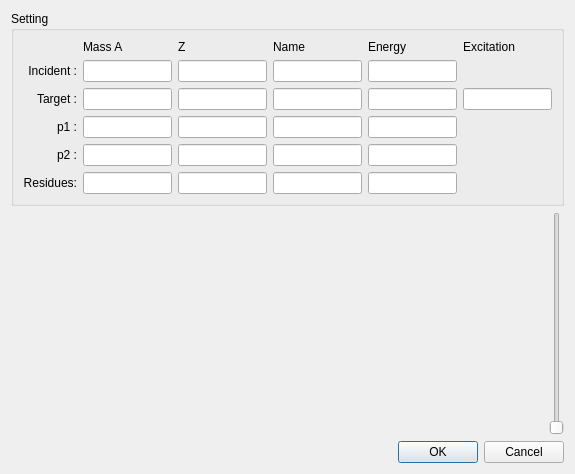
<?xml version="1.0" encoding="UTF-8"?>
<ui version="4.0">
 <class>KnockoutDialog</class>
 <widget class="QDialog" name="KnockoutDialog">
  <property name="geometry">
   <rect>
    <x>0</x>
    <y>0</y>
    <width>575</width>
    <height>474</height>
   </rect>
  </property>
  <property name="windowTitle">
   <string>Knockout Reaction</string>
  </property>
  <property name="accessibleDescription">
   <string/>
  </property>
  <layout class="QGridLayout" name="gridLayout_2">
   <item row="0" column="0" colspan="3">
    <widget class="QGroupBox" name="groupBox">
     <property name="title">
      <string>Setting</string>
     </property>
     <layout class="QGridLayout" name="gridLayout">
      <item row="0" column="1">
       <widget class="QLabel" name="label_3">
        <property name="text">
         <string>Mass A</string>
        </property>
       </widget>
      </item>
      <item row="0" column="5">
       <widget class="QLabel" name="label_7">
        <property name="text">
         <string>Excitation</string>
        </property>
       </widget>
      </item>
      <item row="0" column="2">
       <widget class="QLabel" name="label_4">
        <property name="text">
         <string>Z</string>
        </property>
       </widget>
      </item>
      <item row="0" column="3">
       <widget class="QLabel" name="label_5">
        <property name="text">
         <string>Name</string>
        </property>
       </widget>
      </item>
      <item row="1" column="0">
       <widget class="QLabel" name="label">
        <property name="text">
         <string>Incident :</string>
        </property>
        <property name="alignment">
         <set>Qt::AlignRight|Qt::AlignTrailing|Qt::AlignVCenter</set>
        </property>
       </widget>
      </item>
      <item row="1" column="1">
       <widget class="QLineEdit" name="lineEdit"/>
      </item>
      <item row="0" column="4">
       <widget class="QLabel" name="label_6">
        <property name="text">
         <string>Energy</string>
        </property>
       </widget>
      </item>
      <item row="1" column="2">
       <widget class="QLineEdit" name="lineEdit_2"/>
      </item>
      <item row="2" column="0">
       <widget class="QLabel" name="label_2">
        <property name="text">
         <string>Target :</string>
        </property>
        <property name="alignment">
         <set>Qt::AlignRight|Qt::AlignTrailing|Qt::AlignVCenter</set>
        </property>
       </widget>
      </item>
      <item row="3" column="0">
       <widget class="QLabel" name="label_9">
        <property name="text">
         <string>p1 :</string>
        </property>
        <property name="alignment">
         <set>Qt::AlignRight|Qt::AlignTrailing|Qt::AlignVCenter</set>
        </property>
       </widget>
      </item>
      <item row="1" column="4">
       <widget class="QLineEdit" name="lineEdit_4"/>
      </item>
      <item row="5" column="0">
       <widget class="QLabel" name="label_8">
        <property name="text">
         <string>Residues:</string>
        </property>
        <property name="alignment">
         <set>Qt::AlignRight|Qt::AlignTrailing|Qt::AlignVCenter</set>
        </property>
       </widget>
      </item>
      <item row="1" column="3">
       <widget class="QLineEdit" name="lineEdit_3"/>
      </item>
      <item row="2" column="3">
       <widget class="QLineEdit" name="lineEdit_8"/>
      </item>
      <item row="2" column="1">
       <widget class="QLineEdit" name="lineEdit_6"/>
      </item>
      <item row="2" column="4">
       <widget class="QLineEdit" name="lineEdit_9"/>
      </item>
      <item row="2" column="2">
       <widget class="QLineEdit" name="lineEdit_7"/>
      </item>
      <item row="2" column="5">
       <widget class="QLineEdit" name="lineEdit_5"/>
      </item>
      <item row="5" column="4">
       <widget class="QLineEdit" name="lineEdit_10"/>
      </item>
      <item row="4" column="0">
       <widget class="QLabel" name="label_10">
        <property name="text">
         <string>p2 :</string>
        </property>
        <property name="alignment">
         <set>Qt::AlignRight|Qt::AlignTrailing|Qt::AlignVCenter</set>
        </property>
       </widget>
      </item>
      <item row="3" column="1">
       <widget class="QLineEdit" name="lineEdit_11"/>
      </item>
      <item row="4" column="1">
       <widget class="QLineEdit" name="lineEdit_12"/>
      </item>
      <item row="5" column="1">
       <widget class="QLineEdit" name="lineEdit_13"/>
      </item>
      <item row="3" column="2">
       <widget class="QLineEdit" name="lineEdit_14"/>
      </item>
      <item row="4" column="2">
       <widget class="QLineEdit" name="lineEdit_15"/>
      </item>
      <item row="5" column="2">
       <widget class="QLineEdit" name="lineEdit_16"/>
      </item>
      <item row="3" column="3">
       <widget class="QLineEdit" name="lineEdit_17"/>
      </item>
      <item row="4" column="3">
       <widget class="QLineEdit" name="lineEdit_18"/>
      </item>
      <item row="5" column="3">
       <widget class="QLineEdit" name="lineEdit_19"/>
      </item>
      <item row="3" column="4">
       <widget class="QLineEdit" name="lineEdit_20"/>
      </item>
      <item row="4" column="4">
       <widget class="QLineEdit" name="lineEdit_21"/>
      </item>
     </layout>
    </widget>
   </item>
   <item row="1" column="0" rowspan="2" colspan="2">
    <widget class="QCustomPlot" name="customPlot" native="true"/>
   </item>
   <item row="1" column="2">
    <widget class="QSlider" name="verticalSlider">
     <property name="orientation">
      <enum>Qt::Vertical</enum>
     </property>
    </widget>
   </item>
   <item row="2" column="1" colspan="2">
    <widget class="QDialogButtonBox" name="buttonBox">
     <property name="orientation">
      <enum>Qt::Horizontal</enum>
     </property>
     <property name="standardButtons">
      <set>QDialogButtonBox::Cancel|QDialogButtonBox::Ok</set>
     </property>
    </widget>
   </item>
  </layout>
 </widget>
 <customwidgets>
  <customwidget>
   <class>QCustomPlot</class>
   <extends>QWidget</extends>
   <header>qcustomplot.h</header>
   <container>1</container>
  </customwidget>
 </customwidgets>
 <resources/>
 <connections/>
</ui>
